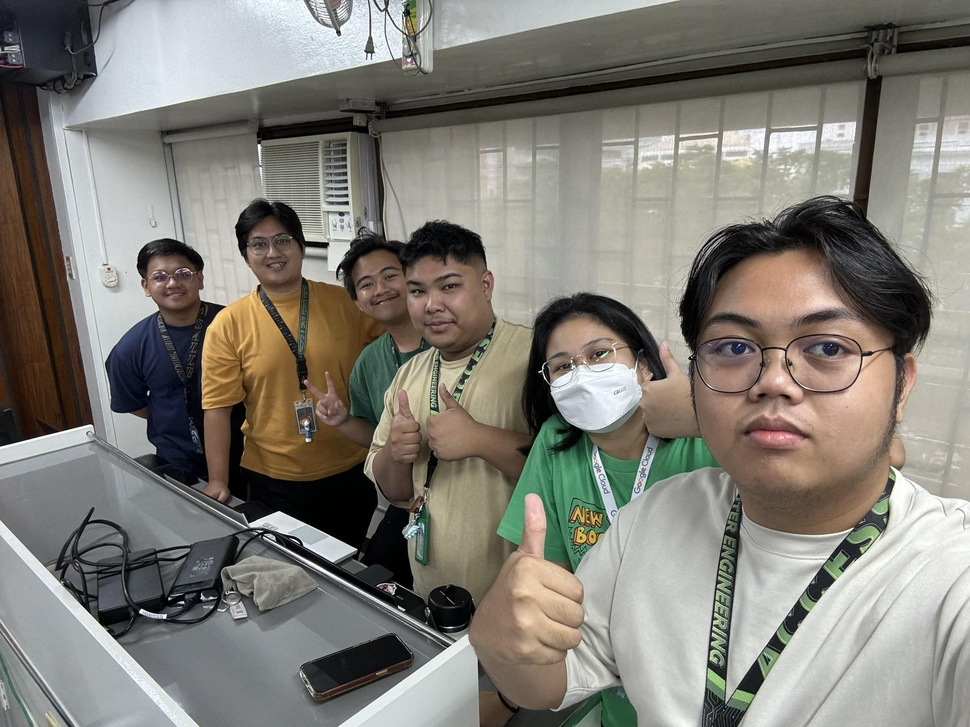
#> input picture LABACT3_LBYCPF3/grup.jpg, 970 x 727 px, shrunk from 2048 x 1536 before the run
$ python task1.py
#> lines starting #> are read from the running program, lines starting #| are printed output that depends on the picture
import cv2
import numpy as np
import matplotlib.pyplot as plt


image_path = 'grup.jpg'  # Replace with your image path
image = cv2.imread(image_path)
#> image is the input picture: shape (727, 970, 3); mean B, G, R 118.5, 126, 129.2


# Check if the image is loaded
if image is None:
   print("Error: Could not load image. Check the file path.")
else:
   # Convert image to RGB
   image_rgb = cv2.cvtColor(image, cv2.COLOR_BGR2RGB)


   # Apply different blurring techniques


  # Averaging blurring
   blur_avg = cv2.blur(image_rgb, (15, 15))
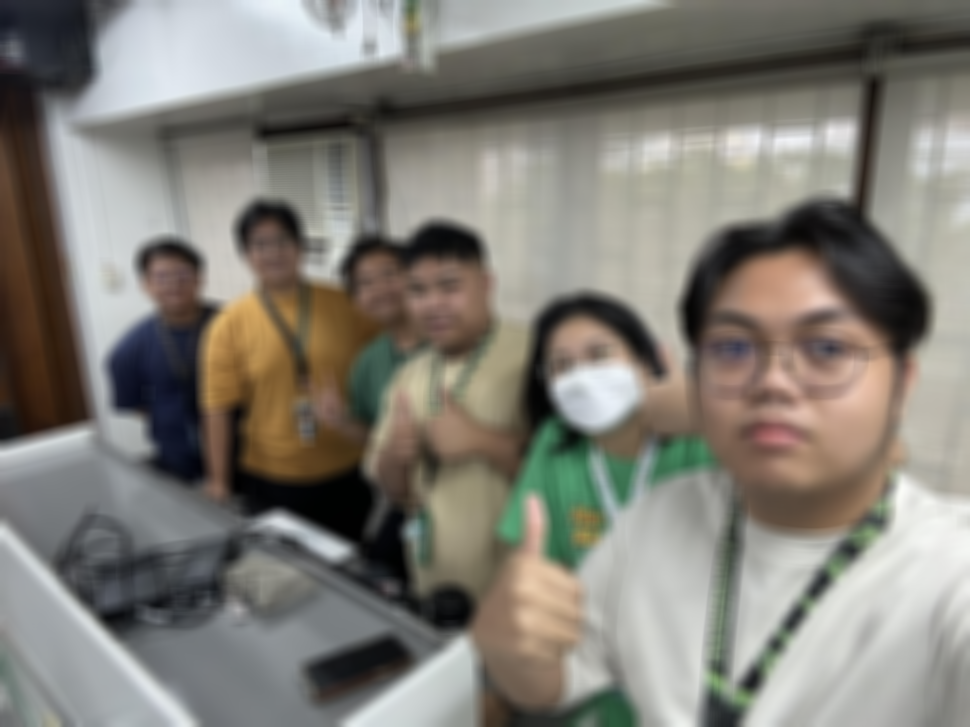
#> blur_avg: shape (727, 970, 3); mean R, G, B 129.2, 126, 118.5


   # Gaussian Blurring
   blur_gaussian = cv2.GaussianBlur(image_rgb, (15, 15), 10)


   # Median Blurring
   blur_median = cv2.medianBlur(image_rgb, 15)
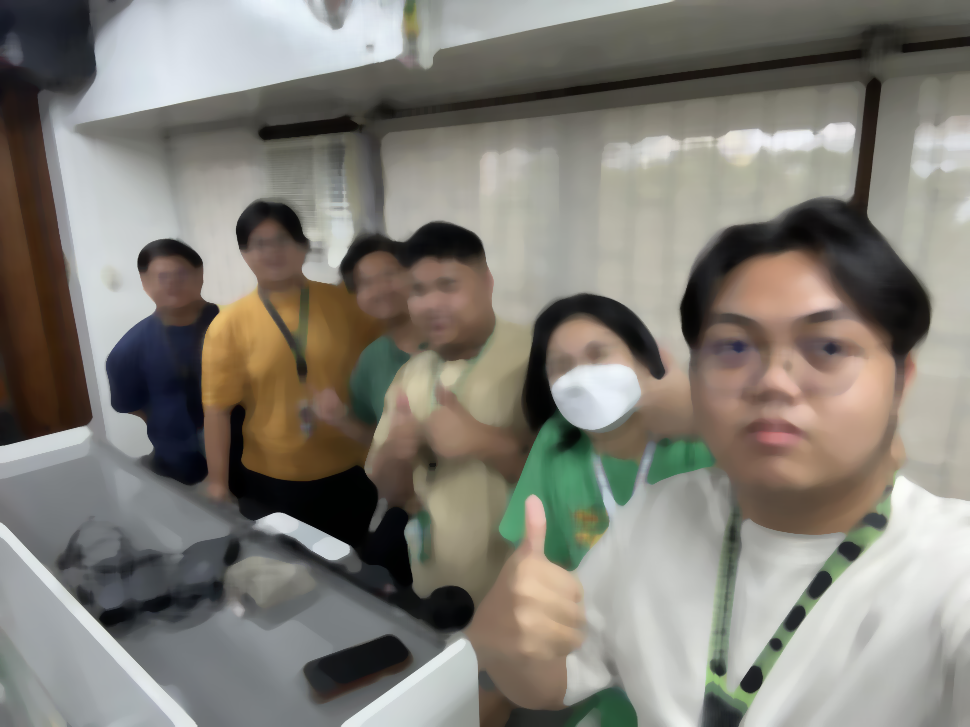
#> blur_median: shape (727, 970, 3); mean R, G, B 130, 126.7, 119


   # Bilateral Filtering
   blur_bilateral = cv2.bilateralFilter(image_rgb, 15, 150, 150)


   # Display the image outputs
   titles = ['Original Image', 'Averaging', 'Gaussian Blurring', 'Median Blurring', 'Bilateral Filtering']
   images = [image_rgb, blur_avg, blur_gaussian, blur_median, blur_bilateral]


   # Create a figure to display the results
   plt.figure(figsize=(15, 10))


   for i in range(5):
       plt.subplot(2, 3, i+1)
       plt.imshow(images[i])
       plt.title(titles[i])
       plt.xticks([]), plt.yticks([])


   plt.show()
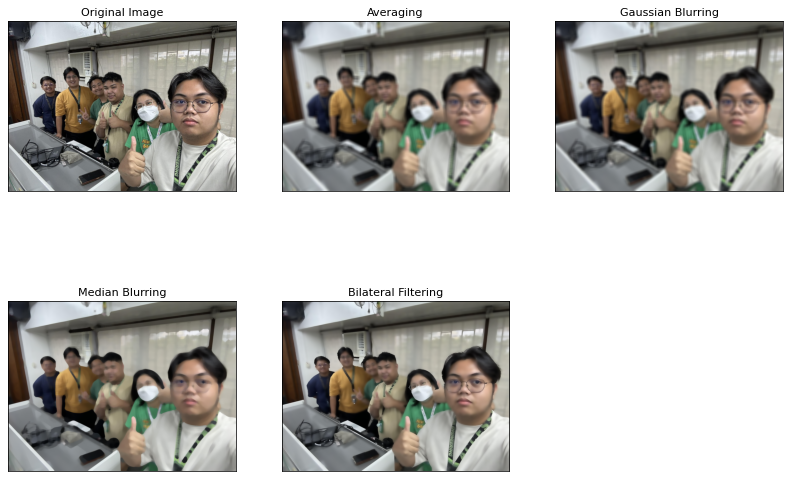
#> figure drawn by matplotlib, 5 panels

$ run again, with LABACT3_LBYCPF3/panda.jpg copied over LABACT3_LBYCPF3/grup.jpg
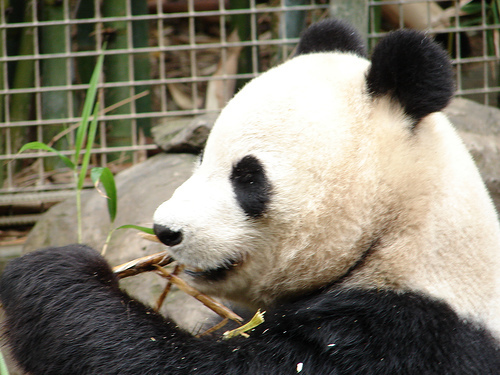
#> input picture LABACT3_LBYCPF3/panda.jpg, 500 x 375 px
#> image is the input picture: shape (375, 500, 3); mean B, G, R 107.2, 122.1, 127.3
#> `blur_avg = cv2.blur(image_rgb, (15, 15))`:
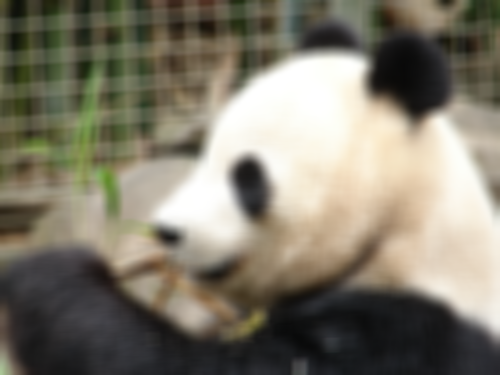
#> blur_avg: shape (375, 500, 3); mean R, G, B 127.4, 122.1, 107.2
#> `blur_bilateral = cv2.bilateralFilter(image_rgb, 15, 150, 150)`:
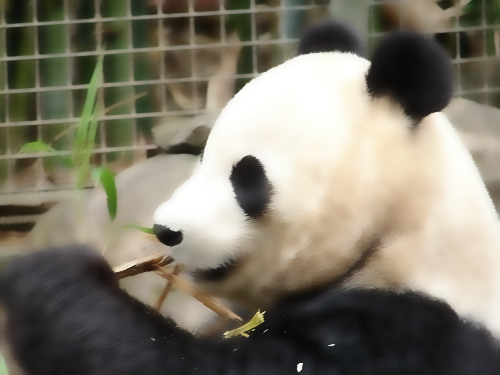
#> blur_bilateral: shape (375, 500, 3); mean R, G, B 127.1, 121.9, 107
